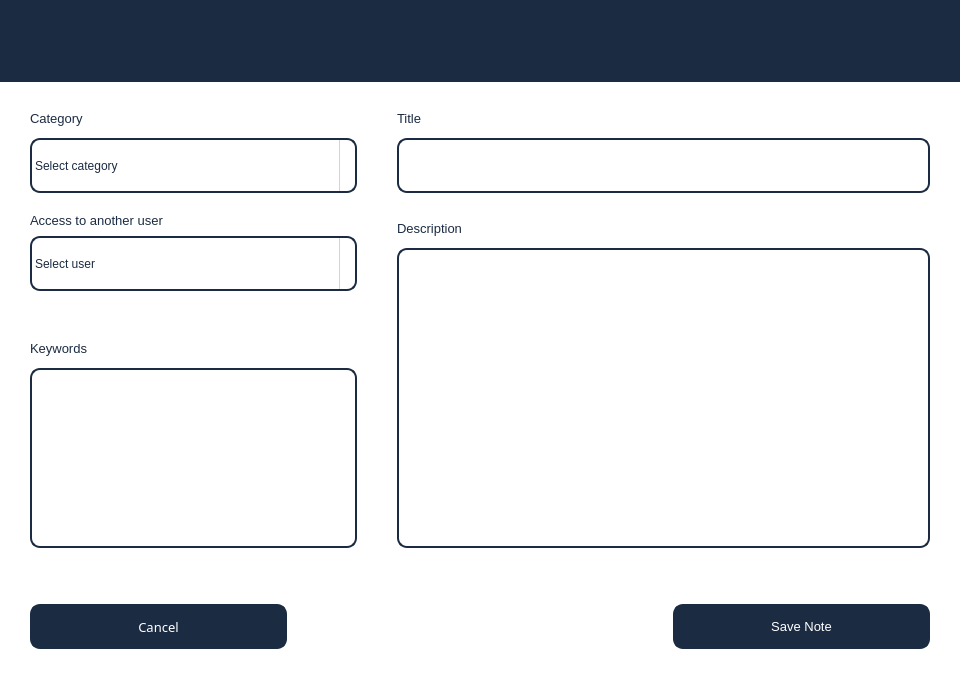
<?xml version="1.0" encoding="UTF-8"?>
<ui version="4.0">
 <class>MainWindow</class>
 <widget class="QMainWindow" name="MainWindow">
  <property name="geometry">
   <rect>
    <x>0</x>
    <y>0</y>
    <width>960</width>
    <height>683</height>
   </rect>
  </property>
  <property name="windowTitle">
   <string>MainWindow</string>
  </property>
  <property name="styleSheet">
   <string notr="true">background-color: rgb(255, 255, 255);</string>
  </property>
  <widget class="QWidget" name="centralwidget">
   <property name="minimumSize">
    <size>
     <width>960</width>
     <height>683</height>
    </size>
   </property>
   <property name="styleSheet">
    <string notr="true">background-color: rgb(255, 255, 255);</string>
   </property>
   <layout class="QVBoxLayout" name="verticalLayout_9">
    <property name="spacing">
     <number>20</number>
    </property>
    <property name="leftMargin">
     <number>0</number>
    </property>
    <property name="topMargin">
     <number>0</number>
    </property>
    <property name="rightMargin">
     <number>0</number>
    </property>
    <property name="bottomMargin">
     <number>30</number>
    </property>
    <item>
     <widget class="QWidget" name="widget" native="true">
      <property name="minimumSize">
       <size>
        <width>963</width>
        <height>82</height>
       </size>
      </property>
      <property name="maximumSize">
       <size>
        <width>16777215</width>
        <height>82</height>
       </size>
      </property>
      <property name="styleSheet">
       <string notr="true">background-color: rgb(27, 43, 66);</string>
      </property>
      <layout class="QVBoxLayout" name="verticalLayout_10">
       <item>
        <layout class="QHBoxLayout" name="horizontalLayout_3">
         <property name="spacing">
          <number>0</number>
         </property>
         <item>
          <widget class="QPushButton" name="HomeButton">
           <property name="enabled">
            <bool>true</bool>
           </property>
           <property name="sizePolicy">
            <sizepolicy hsizetype="Minimum" vsizetype="Expanding">
             <horstretch>0</horstretch>
             <verstretch>0</verstretch>
            </sizepolicy>
           </property>
           <property name="minimumSize">
            <size>
             <width>40</width>
             <height>40</height>
            </size>
           </property>
           <property name="maximumSize">
            <size>
             <width>40</width>
             <height>40</height>
            </size>
           </property>
           <property name="styleSheet">
            <string notr="true">background: rgb(27, 43, 66);
border-style:solid; 
border-width: 2px; 
border-radius: 10px;
border-color: rgb(27, 43, 66); 
color: rgb(27, 43, 66);</string>
           </property>
           <property name="text">
            <string/>
           </property>
           <property name="icon">
            <iconset>
             <normaloff>../PNG/House4.png</normaloff>../PNG/House4.png</iconset>
           </property>
           <property name="iconSize">
            <size>
             <width>30</width>
             <height>30</height>
            </size>
           </property>
          </widget>
         </item>
         <item>
          <spacer name="horizontalSpacer_3">
           <property name="orientation">
            <enum>Qt::Horizontal</enum>
           </property>
           <property name="sizeHint" stdset="0">
            <size>
             <width>40</width>
             <height>20</height>
            </size>
           </property>
          </spacer>
         </item>
         <item>
          <widget class="QPushButton" name="UserButton">
           <property name="sizePolicy">
            <sizepolicy hsizetype="Minimum" vsizetype="Expanding">
             <horstretch>0</horstretch>
             <verstretch>0</verstretch>
            </sizepolicy>
           </property>
           <property name="minimumSize">
            <size>
             <width>50</width>
             <height>50</height>
            </size>
           </property>
           <property name="maximumSize">
            <size>
             <width>50</width>
             <height>50</height>
            </size>
           </property>
           <property name="styleSheet">
            <string notr="true">background: rgb(27, 43, 66);
border-style:solid; 
border-width: 2px; 
border-radius: 10px;
border-color: rgb(27, 43, 66); 
color: rgb(27, 43, 66);</string>
           </property>
           <property name="text">
            <string/>
           </property>
           <property name="icon">
            <iconset>
             <normaloff>../PNG/profile4.png</normaloff>../PNG/profile4.png</iconset>
           </property>
           <property name="iconSize">
            <size>
             <width>50</width>
             <height>50</height>
            </size>
           </property>
          </widget>
         </item>
        </layout>
       </item>
      </layout>
     </widget>
    </item>
    <item>
     <spacer name="verticalSpacer_4">
      <property name="orientation">
       <enum>Qt::Vertical</enum>
      </property>
      <property name="sizeHint" stdset="0">
       <size>
        <width>20</width>
        <height>40</height>
       </size>
      </property>
     </spacer>
    </item>
    <item>
     <layout class="QHBoxLayout" name="horizontalLayout_2">
      <property name="spacing">
       <number>20</number>
      </property>
      <property name="leftMargin">
       <number>30</number>
      </property>
      <property name="rightMargin">
       <number>30</number>
      </property>
      <item>
       <layout class="QVBoxLayout" name="verticalLayout_7">
        <item>
         <layout class="QVBoxLayout" name="verticalLayout_6">
          <property name="spacing">
           <number>20</number>
          </property>
          <item>
           <layout class="QVBoxLayout" name="verticalLayout_2">
            <property name="spacing">
             <number>8</number>
            </property>
            <item>
             <widget class="QLabel" name="label_4">
              <property name="minimumSize">
               <size>
                <width>118</width>
                <height>24</height>
               </size>
              </property>
              <property name="font">
               <font>
                <pointsize>10</pointsize>
               </font>
              </property>
              <property name="styleSheet">
               <string notr="true">color: rgb(27, 43, 66);
</string>
              </property>
              <property name="text">
               <string>Category</string>
              </property>
             </widget>
            </item>
            <item>
             <widget class="QComboBox" name="CategoryComBox">
              <property name="sizePolicy">
               <sizepolicy hsizetype="Fixed" vsizetype="Fixed">
                <horstretch>0</horstretch>
                <verstretch>0</verstretch>
               </sizepolicy>
              </property>
              <property name="minimumSize">
               <size>
                <width>169</width>
                <height>55</height>
               </size>
              </property>
              <property name="maximumSize">
               <size>
                <width>600</width>
                <height>16777215</height>
               </size>
              </property>
              <property name="styleSheet">
               <string notr="true">QComboBox {
	color: rgb(27, 43, 66);
    border: 2px solid  rgb(27, 43, 66);
    border-radius: 10px;
    padding: 1px 18px 1px 3px;
    min-width: 6em;
}

QComboBox:editable {
    background: white;
}

QComboBox:!editable, QComboBox::drop-down:editable {
     background: qlineargradient(x1: 0, y1: 0, x2: 0, y2: 1,
                                 stop: 0 #FCFCFC, stop: 0.4 #FAFAFA,
                                 stop: 0.5 #F5F5F5, stop: 1.0 #F2F2F2);
}


QComboBox:!editable:on, QComboBox::drop-down:editable:on {
    background: qlineargradient(x1: 0, y1: 0, x2: 0, y2: 1,
                                stop: 0 #F2F2F2, stop: 0.4 #F5F5F5,
                                stop: 0.5 #FAFAFA, stop: 1.0 #FCFCFC);
}

QComboBox:on { 
    padding-top: 3px;
    padding-left: 4px;
}

QComboBox::drop-down {
    subcontrol-origin: padding;
    subcontrol-position: top right;
    width: 15px;

    border-left-width: 1px;
	border-bottom-color: rgb(27, 43, 66);
	border-left-color: rgb(212, 212, 214);
    border-left-style: solid; 
    border-top-right-radius: 3px; 
    border-bottom-right-radius: 3px;
}

QComboBox::down-arrow:on { 
    top: 1px;
    left: 1px;
}

QComboBox QAbstractItemView {
    border: 2px solid darkgray;
    selection-background-color: white;
}
</string>
              </property>
              <item>
               <property name="text">
                <string>Select category</string>
               </property>
              </item>
              <item>
               <property name="text">
                <string>New Item</string>
               </property>
              </item>
              <item>
               <property name="text">
                <string>New Item</string>
               </property>
              </item>
              <item>
               <property name="text">
                <string>New Item</string>
               </property>
              </item>
              <item>
               <property name="text">
                <string>New Item</string>
               </property>
              </item>
              <item>
               <property name="text">
                <string>New Item</string>
               </property>
              </item>
              <item>
               <property name="text">
                <string>New Item</string>
               </property>
              </item>
             </widget>
            </item>
           </layout>
          </item>
          <item>
           <layout class="QVBoxLayout" name="verticalLayout">
            <property name="spacing">
             <number>8</number>
            </property>
            <item>
             <widget class="QLabel" name="label_3">
              <property name="font">
               <font>
                <pointsize>10</pointsize>
               </font>
              </property>
              <property name="styleSheet">
               <string notr="true">color: rgb(27, 43, 66);</string>
              </property>
              <property name="text">
               <string>Access to another user</string>
              </property>
             </widget>
            </item>
            <item>
             <widget class="QComboBox" name="UserComBox">
              <property name="sizePolicy">
               <sizepolicy hsizetype="Fixed" vsizetype="Fixed">
                <horstretch>0</horstretch>
                <verstretch>0</verstretch>
               </sizepolicy>
              </property>
              <property name="minimumSize">
               <size>
                <width>169</width>
                <height>55</height>
               </size>
              </property>
              <property name="maximumSize">
               <size>
                <width>600</width>
                <height>55</height>
               </size>
              </property>
              <property name="styleSheet">
               <string notr="true">QComboBox {
	color: rgb(27, 43, 66);
    border: 2px solid  rgb(27, 43, 66);
    border-radius: 10px;
    padding: 1px 18px 1px 3px;
    min-width: 6em;
}

QComboBox:editable {
    background: white;
}

QComboBox:!editable, QComboBox::drop-down:editable {
     background: qlineargradient(x1: 0, y1: 0, x2: 0, y2: 1,
                                 stop: 0 #FCFCFC, stop: 0.4 #FAFAFA,
                                 stop: 0.5 #F5F5F5, stop: 1.0 #F2F2F2);
}


QComboBox:!editable:on, QComboBox::drop-down:editable:on {
    background: qlineargradient(x1: 0, y1: 0, x2: 0, y2: 1,
                                stop: 0 #F2F2F2, stop: 0.4 #F5F5F5,
                                stop: 0.5 #FAFAFA, stop: 1.0 #FCFCFC);
}

QComboBox:on { 
    padding-top: 3px;
    padding-left: 4px;
}

QComboBox::drop-down {
    subcontrol-origin: padding;
    subcontrol-position: top right;
    width: 15px;

    border-left-width: 1px;
	border-bottom-color: rgb(27, 43, 66);
	border-left-color: rgb(212, 212, 214);
    border-left-style: solid; 
    border-top-right-radius: 3px; 
    border-bottom-right-radius: 3px;
}

QComboBox::down-arrow:on { 
    top: 1px;
    left: 1px;
}

QComboBox QAbstractItemView {
    border: 2px solid white;
    selection-background-color: white;
}
</string>
              </property>
              <item>
               <property name="text">
                <string>Select user</string>
               </property>
              </item>
              <item>
               <property name="text">
                <string>New Item</string>
               </property>
              </item>
              <item>
               <property name="text">
                <string>New Item</string>
               </property>
              </item>
              <item>
               <property name="text">
                <string>New Item</string>
               </property>
              </item>
              <item>
               <property name="text">
                <string>New Item</string>
               </property>
              </item>
              <item>
               <property name="text">
                <string>New Item</string>
               </property>
              </item>
             </widget>
            </item>
           </layout>
          </item>
         </layout>
        </item>
        <item>
         <spacer name="verticalSpacer">
          <property name="orientation">
           <enum>Qt::Vertical</enum>
          </property>
          <property name="sizeHint" stdset="0">
           <size>
            <width>20</width>
            <height>40</height>
           </size>
          </property>
         </spacer>
        </item>
        <item>
         <layout class="QVBoxLayout" name="verticalLayout_5">
          <property name="spacing">
           <number>8</number>
          </property>
          <item>
           <widget class="QLabel" name="label_2">
            <property name="minimumSize">
             <size>
              <width>132</width>
              <height>24</height>
             </size>
            </property>
            <property name="font">
             <font>
              <pointsize>10</pointsize>
             </font>
            </property>
            <property name="styleSheet">
             <string notr="true">color: rgb(27, 43, 66);</string>
            </property>
            <property name="text">
             <string>Keywords</string>
            </property>
           </widget>
          </item>
          <item>
           <widget class="QTextEdit" name="KeywordsTEdit">
            <property name="sizePolicy">
             <sizepolicy hsizetype="Fixed" vsizetype="Fixed">
              <horstretch>0</horstretch>
              <verstretch>0</verstretch>
             </sizepolicy>
            </property>
            <property name="minimumSize">
             <size>
              <width>327</width>
              <height>180</height>
             </size>
            </property>
            <property name="maximumSize">
             <size>
              <width>600</width>
              <height>400</height>
             </size>
            </property>
            <property name="styleSheet">
             <string notr="true">background: white;
border-style:solid; 
border-width: 2px; 
border-radius: 10px;
border-color: rgb(27, 43, 66); 
color: rgb(27, 43, 66);</string>
            </property>
           </widget>
          </item>
         </layout>
        </item>
       </layout>
      </item>
      <item>
       <layout class="QGridLayout" name="gridLayout"/>
      </item>
      <item>
       <spacer name="horizontalSpacer_2">
        <property name="orientation">
         <enum>Qt::Horizontal</enum>
        </property>
        <property name="sizeType">
         <enum>QSizePolicy::Fixed</enum>
        </property>
        <property name="sizeHint" stdset="0">
         <size>
          <width>20</width>
          <height>20</height>
         </size>
        </property>
       </spacer>
      </item>
      <item>
       <layout class="QHBoxLayout" name="horizontalLayout_6">
        <property name="spacing">
         <number>1</number>
        </property>
       </layout>
      </item>
      <item>
       <layout class="QVBoxLayout" name="verticalLayout_8">
        <item>
         <layout class="QVBoxLayout" name="verticalLayout_3">
          <property name="spacing">
           <number>8</number>
          </property>
          <item>
           <widget class="QLabel" name="label_5">
            <property name="minimumSize">
             <size>
              <width>118</width>
              <height>24</height>
             </size>
            </property>
            <property name="font">
             <font>
              <pointsize>10</pointsize>
             </font>
            </property>
            <property name="styleSheet">
             <string notr="true">color: rgb(27, 43, 66);</string>
            </property>
            <property name="text">
             <string>Title</string>
            </property>
           </widget>
          </item>
          <item>
           <widget class="QLineEdit" name="TitleLEdit">
            <property name="sizePolicy">
             <sizepolicy hsizetype="Expanding" vsizetype="Expanding">
              <horstretch>0</horstretch>
              <verstretch>0</verstretch>
             </sizepolicy>
            </property>
            <property name="minimumSize">
             <size>
              <width>461</width>
              <height>55</height>
             </size>
            </property>
            <property name="maximumSize">
             <size>
              <width>1200</width>
              <height>55</height>
             </size>
            </property>
            <property name="styleSheet">
             <string notr="true">background: white;
border-style:solid; 
border-width: 2px; 
border-radius: 10px;
border-color: rgb(27, 43, 66); 
color: rgb(27, 43, 66);</string>
            </property>
           </widget>
          </item>
         </layout>
        </item>
        <item>
         <spacer name="verticalSpacer_2">
          <property name="orientation">
           <enum>Qt::Vertical</enum>
          </property>
          <property name="sizeHint" stdset="0">
           <size>
            <width>20</width>
            <height>40</height>
           </size>
          </property>
         </spacer>
        </item>
        <item>
         <layout class="QVBoxLayout" name="verticalLayout_4">
          <property name="spacing">
           <number>8</number>
          </property>
          <item>
           <widget class="QLabel" name="label">
            <property name="minimumSize">
             <size>
              <width>118</width>
              <height>24</height>
             </size>
            </property>
            <property name="font">
             <font>
              <pointsize>10</pointsize>
             </font>
            </property>
            <property name="styleSheet">
             <string notr="true">color: rgb(27, 43, 66);
</string>
            </property>
            <property name="text">
             <string>Description </string>
            </property>
           </widget>
          </item>
          <item>
           <widget class="QTextEdit" name="DescriptionTEdit">
            <property name="sizePolicy">
             <sizepolicy hsizetype="Expanding" vsizetype="Expanding">
              <horstretch>0</horstretch>
              <verstretch>0</verstretch>
             </sizepolicy>
            </property>
            <property name="minimumSize">
             <size>
              <width>461</width>
              <height>300</height>
             </size>
            </property>
            <property name="maximumSize">
             <size>
              <width>1200</width>
              <height>600</height>
             </size>
            </property>
            <property name="styleSheet">
             <string notr="true">background: white;
border-style:solid; 
border-width: 2px; 
border-radius: 10px;
border-color: rgb(27, 43, 66); 
color: rgb(27, 43, 66);</string>
            </property>
           </widget>
          </item>
         </layout>
        </item>
       </layout>
      </item>
     </layout>
    </item>
    <item>
     <widget class="QLabel" name="ExplanationLabel">
      <property name="font">
       <font>
        <family>Yu Gothic Medium</family>
       </font>
      </property>
      <property name="styleSheet">
       <string notr="true">color: rgb(85, 0, 0);</string>
      </property>
      <property name="text">
       <string/>
      </property>
      <property name="alignment">
       <set>Qt::AlignCenter</set>
      </property>
     </widget>
    </item>
    <item>
     <layout class="QHBoxLayout" name="horizontalLayout">
      <property name="spacing">
       <number>10</number>
      </property>
      <property name="leftMargin">
       <number>30</number>
      </property>
      <property name="rightMargin">
       <number>30</number>
      </property>
      <item>
       <widget class="QPushButton" name="CanselButton">
        <property name="minimumSize">
         <size>
          <width>257</width>
          <height>45</height>
         </size>
        </property>
        <property name="font">
         <font>
          <family>Yu Gothic UI Semilight</family>
          <pointsize>10</pointsize>
         </font>
        </property>
        <property name="styleSheet">
         <string notr="true">background: rgb(27, 43, 66);
border-style:solid; 
border-width: 2px; 
border-radius: 10px;
border-color: rgb(27, 43, 66); 
color: rgb(255, 255, 255);</string>
        </property>
        <property name="text">
         <string>Cancel</string>
        </property>
        <property name="autoRepeatDelay">
         <number>300</number>
        </property>
       </widget>
      </item>
      <item>
       <spacer name="horizontalSpacer">
        <property name="orientation">
         <enum>Qt::Horizontal</enum>
        </property>
        <property name="sizeHint" stdset="0">
         <size>
          <width>40</width>
          <height>20</height>
         </size>
        </property>
       </spacer>
      </item>
      <item>
       <widget class="QPushButton" name="SaveNoteButton">
        <property name="minimumSize">
         <size>
          <width>257</width>
          <height>45</height>
         </size>
        </property>
        <property name="font">
         <font>
          <pointsize>10</pointsize>
         </font>
        </property>
        <property name="styleSheet">
         <string notr="true">background: rgb(27, 43, 66);
border-style:solid; 
border-width: 2px; 
border-radius: 10px;
border-color: rgb(27, 43, 66); 
color: rgb(255, 255, 255);</string>
        </property>
        <property name="text">
         <string>Save Note</string>
        </property>
       </widget>
      </item>
     </layout>
    </item>
    <item>
     <spacer name="verticalSpacer_5">
      <property name="orientation">
       <enum>Qt::Vertical</enum>
      </property>
      <property name="sizeHint" stdset="0">
       <size>
        <width>20</width>
        <height>40</height>
       </size>
      </property>
     </spacer>
    </item>
   </layout>
  </widget>
  <action name="action">
   <property name="icon">
    <iconset>
     <normaloff>:/new/prefix1/Vector.png</normaloff>:/new/prefix1/Vector.png</iconset>
   </property>
   <property name="text">
    <string/>
   </property>
  </action>
 </widget>
 <resources/>
 <connections/>
</ui>
